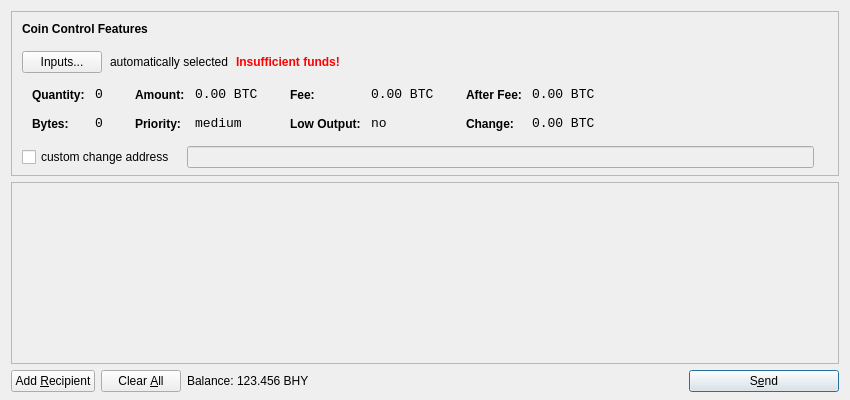
<?xml version="1.0" encoding="UTF-8"?>
<ui version="4.0">
 <class>SendCoinsDialog</class>
 <widget class="QDialog" name="SendCoinsDialog">
  <property name="geometry">
   <rect>
    <x>0</x>
    <y>0</y>
    <width>850</width>
    <height>400</height>
   </rect>
  </property>
  <property name="windowTitle">
   <string>Send Coins</string>
  </property>
  <layout class="QVBoxLayout" name="verticalLayout" stretch="0,1,0">
   <property name="bottomMargin">
    <number>8</number>
   </property>
   <item>
    <widget class="QFrame" name="frameCoinControl">
     <property name="sizePolicy">
      <sizepolicy hsizetype="Expanding" vsizetype="Expanding">
       <horstretch>0</horstretch>
       <verstretch>0</verstretch>
      </sizepolicy>
     </property>
     <property name="maximumSize">
      <size>
       <width>16777215</width>
       <height>16777215</height>
      </size>
     </property>
     <property name="frameShape">
      <enum>QFrame::StyledPanel</enum>
     </property>
     <property name="frameShadow">
      <enum>QFrame::Sunken</enum>
     </property>
     <layout class="QVBoxLayout" name="verticalLayoutCoinControl2">
      <property name="spacing">
       <number>-1</number>
      </property>
      <property name="leftMargin">
       <number>0</number>
      </property>
      <property name="topMargin">
       <number>0</number>
      </property>
      <property name="rightMargin">
       <number>0</number>
      </property>
      <property name="bottomMargin">
       <number>6</number>
      </property>
      <item>
       <layout class="QVBoxLayout" name="verticalLayoutCoinControl" stretch="0,0,0,0,1">
        <property name="spacing">
         <number>0</number>
        </property>
        <property name="leftMargin">
         <number>10</number>
        </property>
        <property name="topMargin">
         <number>10</number>
        </property>
        <item>
         <layout class="QHBoxLayout" name="horizontalLayoutCoinControl1">
          <property name="bottomMargin">
           <number>15</number>
          </property>
          <item>
           <widget class="QLabel" name="labelCoinControlFeatures">
            <property name="sizePolicy">
             <sizepolicy hsizetype="Preferred" vsizetype="Maximum">
              <horstretch>0</horstretch>
              <verstretch>0</verstretch>
             </sizepolicy>
            </property>
            <property name="font">
             <font>
              <weight>75</weight>
              <bold>true</bold>
             </font>
            </property>
            <property name="styleSheet">
             <string notr="true">font-weight:bold;</string>
            </property>
            <property name="text">
             <string>Coin Control Features</string>
            </property>
           </widget>
          </item>
         </layout>
        </item>
        <item>
         <layout class="QHBoxLayout" name="horizontalLayoutCoinControl2" stretch="0,0,0,0">
          <property name="spacing">
           <number>8</number>
          </property>
          <property name="bottomMargin">
           <number>10</number>
          </property>
          <item>
           <widget class="QPushButton" name="pushButtonCoinControl">
            <property name="styleSheet">
             <string notr="true"/>
            </property>
            <property name="text">
             <string>Inputs...</string>
            </property>
           </widget>
          </item>
          <item>
           <widget class="QLabel" name="labelCoinControlAutomaticallySelected">
            <property name="text">
             <string>automatically selected</string>
            </property>
            <property name="margin">
             <number>5</number>
            </property>
           </widget>
          </item>
          <item>
           <widget class="QLabel" name="labelCoinControlInsuffFunds">
            <property name="font">
             <font>
              <weight>75</weight>
              <bold>true</bold>
             </font>
            </property>
            <property name="styleSheet">
             <string notr="true">color:red;font-weight:bold;</string>
            </property>
            <property name="text">
             <string>Insufficient funds!</string>
            </property>
            <property name="margin">
             <number>5</number>
            </property>
           </widget>
          </item>
          <item>
           <spacer name="horizontalSpacerCoinControl">
            <property name="orientation">
             <enum>Qt::Horizontal</enum>
            </property>
            <property name="sizeHint" stdset="0">
             <size>
              <width>40</width>
              <height>1</height>
             </size>
            </property>
           </spacer>
          </item>
         </layout>
        </item>
        <item>
         <widget class="QWidget" name="widgetCoinControl" native="true">
          <property name="sizePolicy">
           <sizepolicy hsizetype="Preferred" vsizetype="Preferred">
            <horstretch>0</horstretch>
            <verstretch>0</verstretch>
           </sizepolicy>
          </property>
          <property name="minimumSize">
           <size>
            <width>0</width>
            <height>0</height>
           </size>
          </property>
          <property name="styleSheet">
           <string notr="true"/>
          </property>
          <layout class="QHBoxLayout" name="horizontalLayoutCoinControl5">
           <property name="margin">
            <number>0</number>
           </property>
           <item>
            <layout class="QHBoxLayout" name="horizontalLayoutCoinControl3" stretch="0,0,0,1">
             <property name="spacing">
              <number>20</number>
             </property>
             <property name="topMargin">
              <number>0</number>
             </property>
             <property name="bottomMargin">
              <number>10</number>
             </property>
             <item>
              <layout class="QFormLayout" name="formLayoutCoinControl1">
               <property name="horizontalSpacing">
                <number>10</number>
               </property>
               <property name="verticalSpacing">
                <number>14</number>
               </property>
               <property name="leftMargin">
                <number>10</number>
               </property>
               <property name="topMargin">
                <number>4</number>
               </property>
               <property name="rightMargin">
                <number>6</number>
               </property>
               <item row="0" column="0">
                <widget class="QLabel" name="labelCoinControlQuantityText">
                 <property name="styleSheet">
                  <string notr="true">font-weight:bold;</string>
                 </property>
                 <property name="text">
                  <string>Quantity:</string>
                 </property>
                 <property name="margin">
                  <number>0</number>
                 </property>
                </widget>
               </item>
               <item row="0" column="1">
                <widget class="QLabel" name="labelCoinControlQuantity">
                 <property name="font">
                  <font>
                   <family>Monospace</family>
                   <pointsize>10</pointsize>
                  </font>
                 </property>
                 <property name="cursor">
                  <cursorShape>IBeamCursor</cursorShape>
                 </property>
                 <property name="contextMenuPolicy">
                  <enum>Qt::ActionsContextMenu</enum>
                 </property>
                 <property name="text">
                  <string notr="true">0</string>
                 </property>
                 <property name="margin">
                  <number>0</number>
                 </property>
                 <property name="textInteractionFlags">
                  <set>Qt::LinksAccessibleByMouse|Qt::TextSelectableByKeyboard|Qt::TextSelectableByMouse</set>
                 </property>
                </widget>
               </item>
               <item row="1" column="0">
                <widget class="QLabel" name="labelCoinControlBytesText">
                 <property name="styleSheet">
                  <string notr="true">font-weight:bold;</string>
                 </property>
                 <property name="text">
                  <string>Bytes:</string>
                 </property>
                </widget>
               </item>
               <item row="1" column="1">
                <widget class="QLabel" name="labelCoinControlBytes">
                 <property name="font">
                  <font>
                   <family>Monospace</family>
                   <pointsize>10</pointsize>
                  </font>
                 </property>
                 <property name="cursor">
                  <cursorShape>IBeamCursor</cursorShape>
                 </property>
                 <property name="contextMenuPolicy">
                  <enum>Qt::ActionsContextMenu</enum>
                 </property>
                 <property name="text">
                  <string notr="true">0</string>
                 </property>
                 <property name="textInteractionFlags">
                  <set>Qt::LinksAccessibleByMouse|Qt::TextSelectableByKeyboard|Qt::TextSelectableByMouse</set>
                 </property>
                </widget>
               </item>
              </layout>
             </item>
             <item>
              <layout class="QFormLayout" name="formLayoutCoinControl2">
               <property name="horizontalSpacing">
                <number>10</number>
               </property>
               <property name="verticalSpacing">
                <number>14</number>
               </property>
               <property name="leftMargin">
                <number>6</number>
               </property>
               <property name="topMargin">
                <number>4</number>
               </property>
               <property name="rightMargin">
                <number>6</number>
               </property>
               <item row="0" column="0">
                <widget class="QLabel" name="labelCoinControlAmountText">
                 <property name="styleSheet">
                  <string notr="true">font-weight:bold;</string>
                 </property>
                 <property name="text">
                  <string>Amount:</string>
                 </property>
                 <property name="margin">
                  <number>0</number>
                 </property>
                </widget>
               </item>
               <item row="0" column="1">
                <widget class="QLabel" name="labelCoinControlAmount">
                 <property name="font">
                  <font>
                   <family>Monospace</family>
                   <pointsize>10</pointsize>
                  </font>
                 </property>
                 <property name="cursor">
                  <cursorShape>IBeamCursor</cursorShape>
                 </property>
                 <property name="contextMenuPolicy">
                  <enum>Qt::ActionsContextMenu</enum>
                 </property>
                 <property name="text">
                  <string notr="true">0.00 BTC</string>
                 </property>
                 <property name="textInteractionFlags">
                  <set>Qt::LinksAccessibleByMouse|Qt::TextSelectableByKeyboard|Qt::TextSelectableByMouse</set>
                 </property>
                </widget>
               </item>
               <item row="1" column="0">
                <widget class="QLabel" name="labelCoinControlPriorityText">
                 <property name="styleSheet">
                  <string notr="true">font-weight:bold;</string>
                 </property>
                 <property name="text">
                  <string>Priority:</string>
                 </property>
                </widget>
               </item>
               <item row="1" column="1">
                <widget class="QLabel" name="labelCoinControlPriority">
                 <property name="font">
                  <font>
                   <family>Monospace</family>
                   <pointsize>10</pointsize>
                  </font>
                 </property>
                 <property name="cursor">
                  <cursorShape>IBeamCursor</cursorShape>
                 </property>
                 <property name="contextMenuPolicy">
                  <enum>Qt::ActionsContextMenu</enum>
                 </property>
                 <property name="text">
                  <string>medium</string>
                 </property>
                 <property name="textInteractionFlags">
                  <set>Qt::LinksAccessibleByMouse|Qt::TextSelectableByKeyboard|Qt::TextSelectableByMouse</set>
                 </property>
                </widget>
               </item>
              </layout>
             </item>
             <item>
              <layout class="QFormLayout" name="formLayoutCoinControl3">
               <property name="horizontalSpacing">
                <number>10</number>
               </property>
               <property name="verticalSpacing">
                <number>14</number>
               </property>
               <property name="leftMargin">
                <number>6</number>
               </property>
               <property name="topMargin">
                <number>4</number>
               </property>
               <property name="rightMargin">
                <number>6</number>
               </property>
               <item row="0" column="0">
                <widget class="QLabel" name="labelCoinControlFeeText">
                 <property name="styleSheet">
                  <string notr="true">font-weight:bold;</string>
                 </property>
                 <property name="text">
                  <string>Fee:</string>
                 </property>
                 <property name="margin">
                  <number>0</number>
                 </property>
                </widget>
               </item>
               <item row="0" column="1">
                <widget class="QLabel" name="labelCoinControlFee">
                 <property name="font">
                  <font>
                   <family>Monospace</family>
                   <pointsize>10</pointsize>
                  </font>
                 </property>
                 <property name="cursor">
                  <cursorShape>IBeamCursor</cursorShape>
                 </property>
                 <property name="contextMenuPolicy">
                  <enum>Qt::ActionsContextMenu</enum>
                 </property>
                 <property name="text">
                  <string notr="true">0.00 BTC</string>
                 </property>
                 <property name="textInteractionFlags">
                  <set>Qt::LinksAccessibleByMouse|Qt::TextSelectableByKeyboard|Qt::TextSelectableByMouse</set>
                 </property>
                </widget>
               </item>
               <item row="1" column="0">
                <widget class="QLabel" name="labelCoinControlLowOutputText">
                 <property name="styleSheet">
                  <string notr="true">font-weight:bold;</string>
                 </property>
                 <property name="text">
                  <string>Low Output:</string>
                 </property>
                </widget>
               </item>
               <item row="1" column="1">
                <widget class="QLabel" name="labelCoinControlLowOutput">
                 <property name="font">
                  <font>
                   <family>Monospace</family>
                   <pointsize>10</pointsize>
                  </font>
                 </property>
                 <property name="cursor">
                  <cursorShape>IBeamCursor</cursorShape>
                 </property>
                 <property name="contextMenuPolicy">
                  <enum>Qt::ActionsContextMenu</enum>
                 </property>
                 <property name="text">
                  <string>no</string>
                 </property>
                 <property name="textInteractionFlags">
                  <set>Qt::LinksAccessibleByMouse|Qt::TextSelectableByKeyboard|Qt::TextSelectableByMouse</set>
                 </property>
                </widget>
               </item>
              </layout>
             </item>
             <item>
              <layout class="QFormLayout" name="formLayoutCoinControl4">
               <property name="horizontalSpacing">
                <number>10</number>
               </property>
               <property name="verticalSpacing">
                <number>14</number>
               </property>
               <property name="leftMargin">
                <number>6</number>
               </property>
               <property name="topMargin">
                <number>4</number>
               </property>
               <property name="rightMargin">
                <number>6</number>
               </property>
               <item row="0" column="0">
                <widget class="QLabel" name="labelCoinControlAfterFeeText">
                 <property name="styleSheet">
                  <string notr="true">font-weight:bold;</string>
                 </property>
                 <property name="text">
                  <string>After Fee:</string>
                 </property>
                 <property name="margin">
                  <number>0</number>
                 </property>
                </widget>
               </item>
               <item row="0" column="1">
                <widget class="QLabel" name="labelCoinControlAfterFee">
                 <property name="font">
                  <font>
                   <family>Monospace</family>
                   <pointsize>10</pointsize>
                  </font>
                 </property>
                 <property name="cursor">
                  <cursorShape>IBeamCursor</cursorShape>
                 </property>
                 <property name="contextMenuPolicy">
                  <enum>Qt::ActionsContextMenu</enum>
                 </property>
                 <property name="text">
                  <string notr="true">0.00 BTC</string>
                 </property>
                 <property name="textInteractionFlags">
                  <set>Qt::LinksAccessibleByMouse|Qt::TextSelectableByKeyboard|Qt::TextSelectableByMouse</set>
                 </property>
                </widget>
               </item>
               <item row="1" column="0">
                <widget class="QLabel" name="labelCoinControlChangeText">
                 <property name="styleSheet">
                  <string notr="true">font-weight:bold;</string>
                 </property>
                 <property name="text">
                  <string>Change:</string>
                 </property>
                </widget>
               </item>
               <item row="1" column="1">
                <widget class="QLabel" name="labelCoinControlChange">
                 <property name="font">
                  <font>
                   <family>Monospace</family>
                   <pointsize>10</pointsize>
                  </font>
                 </property>
                 <property name="cursor">
                  <cursorShape>IBeamCursor</cursorShape>
                 </property>
                 <property name="contextMenuPolicy">
                  <enum>Qt::ActionsContextMenu</enum>
                 </property>
                 <property name="text">
                  <string notr="true">0.00 BTC</string>
                 </property>
                 <property name="textInteractionFlags">
                  <set>Qt::LinksAccessibleByMouse|Qt::TextSelectableByKeyboard|Qt::TextSelectableByMouse</set>
                 </property>
                </widget>
               </item>
              </layout>
             </item>
            </layout>
           </item>
          </layout>
         </widget>
        </item>
        <item>
         <layout class="QHBoxLayout" name="horizontalLayoutCoinControl4" stretch="0,0,0">
          <property name="spacing">
           <number>12</number>
          </property>
          <property name="sizeConstraint">
           <enum>QLayout::SetDefaultConstraint</enum>
          </property>
          <property name="topMargin">
           <number>5</number>
          </property>
          <property name="rightMargin">
           <number>5</number>
          </property>
          <item>
           <widget class="QCheckBox" name="checkBoxCoinControlChange">
            <property name="text">
             <string>custom change address</string>
            </property>
           </widget>
          </item>
          <item>
           <widget class="QLineEdit" name="lineEditCoinControlChange">
            <property name="enabled">
             <bool>false</bool>
            </property>
            <property name="sizePolicy">
             <sizepolicy hsizetype="Expanding" vsizetype="Fixed">
              <horstretch>0</horstretch>
              <verstretch>0</verstretch>
             </sizepolicy>
            </property>
           </widget>
          </item>
          <item>
           <widget class="QLabel" name="labelCoinControlChangeLabel">
            <property name="sizePolicy">
             <sizepolicy hsizetype="Preferred" vsizetype="Expanding">
              <horstretch>0</horstretch>
              <verstretch>0</verstretch>
             </sizepolicy>
            </property>
            <property name="minimumSize">
             <size>
              <width>0</width>
              <height>0</height>
             </size>
            </property>
            <property name="text">
             <string/>
            </property>
            <property name="margin">
             <number>3</number>
            </property>
           </widget>
          </item>
         </layout>
        </item>
        <item>
         <spacer name="verticalSpacerCoinControl">
          <property name="orientation">
           <enum>Qt::Vertical</enum>
          </property>
          <property name="sizeHint" stdset="0">
           <size>
            <width>800</width>
            <height>1</height>
           </size>
          </property>
         </spacer>
        </item>
       </layout>
      </item>
     </layout>
    </widget>
   </item>
   <item>
    <widget class="QScrollArea" name="scrollArea">
     <property name="widgetResizable">
      <bool>true</bool>
     </property>
     <widget class="QWidget" name="scrollAreaWidgetContents">
      <property name="geometry">
       <rect>
        <x>0</x>
        <y>0</y>
        <width>830</width>
        <height>165</height>
       </rect>
      </property>
      <layout class="QVBoxLayout" name="verticalLayout_2">
       <property name="margin">
        <number>0</number>
       </property>
       <item>
        <layout class="QVBoxLayout" name="entries">
         <property name="spacing">
          <number>6</number>
         </property>
        </layout>
       </item>
       <item>
        <spacer name="verticalSpacer">
         <property name="orientation">
          <enum>Qt::Vertical</enum>
         </property>
         <property name="sizeHint" stdset="0">
          <size>
           <width>20</width>
           <height>40</height>
          </size>
         </property>
        </spacer>
       </item>
      </layout>
     </widget>
    </widget>
   </item>
   <item>
    <layout class="QHBoxLayout" name="horizontalLayout">
     <item>
      <widget class="QPushButton" name="addButton">
       <property name="toolTip">
        <string>Send to multiple recipients at once</string>
       </property>
       <property name="text">
        <string>Add &amp;Recipient</string>
       </property>
       <property name="icon">
        <iconset resource="../bitcoin.qrc">
         <normaloff>:/icons/add</normaloff>:/icons/add</iconset>
       </property>
       <property name="autoDefault">
        <bool>false</bool>
       </property>
      </widget>
     </item>
     <item>
      <widget class="QPushButton" name="clearButton">
       <property name="sizePolicy">
        <sizepolicy hsizetype="Minimum" vsizetype="Fixed">
         <horstretch>0</horstretch>
         <verstretch>0</verstretch>
        </sizepolicy>
       </property>
       <property name="toolTip">
        <string>Remove all transaction fields</string>
       </property>
       <property name="text">
        <string>Clear &amp;All</string>
       </property>
       <property name="icon">
        <iconset resource="../bitcoin.qrc">
         <normaloff>:/icons/remove</normaloff>:/icons/remove</iconset>
       </property>
       <property name="autoRepeatDelay">
        <number>300</number>
       </property>
       <property name="autoDefault">
        <bool>false</bool>
       </property>
      </widget>
     </item>
     <item>
      <layout class="QHBoxLayout" name="horizontalLayout_2">
       <property name="spacing">
        <number>3</number>
       </property>
       <item>
        <widget class="QLabel" name="label">
         <property name="text">
          <string>Balance:</string>
         </property>
        </widget>
       </item>
       <item>
        <widget class="QLabel" name="labelBalance">
         <property name="cursor">
          <cursorShape>IBeamCursor</cursorShape>
         </property>
         <property name="text">
          <string>123.456 BHY</string>
         </property>
         <property name="textInteractionFlags">
          <set>Qt::LinksAccessibleByMouse|Qt::TextSelectableByKeyboard|Qt::TextSelectableByMouse</set>
         </property>
        </widget>
       </item>
      </layout>
     </item>
     <item>
      <spacer name="horizontalSpacer">
       <property name="orientation">
        <enum>Qt::Horizontal</enum>
       </property>
       <property name="sizeHint" stdset="0">
        <size>
         <width>40</width>
         <height>20</height>
        </size>
       </property>
      </spacer>
     </item>
     <item>
      <widget class="QPushButton" name="sendButton">
       <property name="minimumSize">
        <size>
         <width>150</width>
         <height>0</height>
        </size>
       </property>
       <property name="toolTip">
        <string>Confirm the send action</string>
       </property>
       <property name="text">
        <string>S&amp;end</string>
       </property>
       <property name="icon">
        <iconset resource="../bitcoin.qrc">
         <normaloff>:/icons/send</normaloff>:/icons/send</iconset>
       </property>
       <property name="default">
        <bool>true</bool>
       </property>
      </widget>
     </item>
    </layout>
   </item>
  </layout>
 </widget>
 <resources>
  <include location="../bitcoin.qrc"/>
 </resources>
 <connections/>
</ui>
